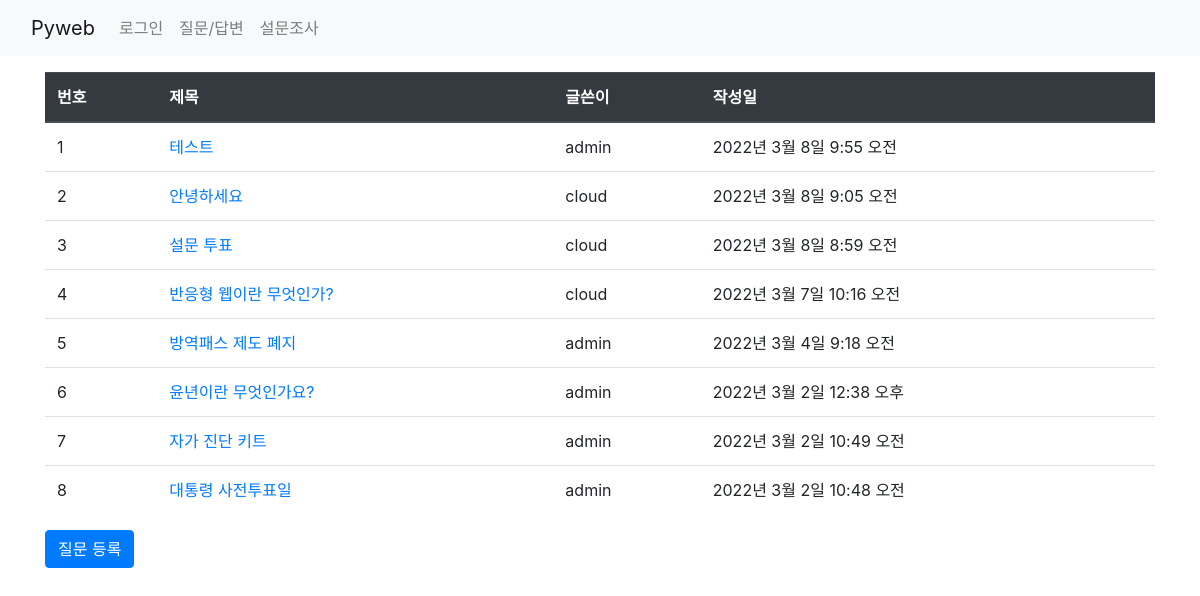
The app's page /board/boardlist/, older data.
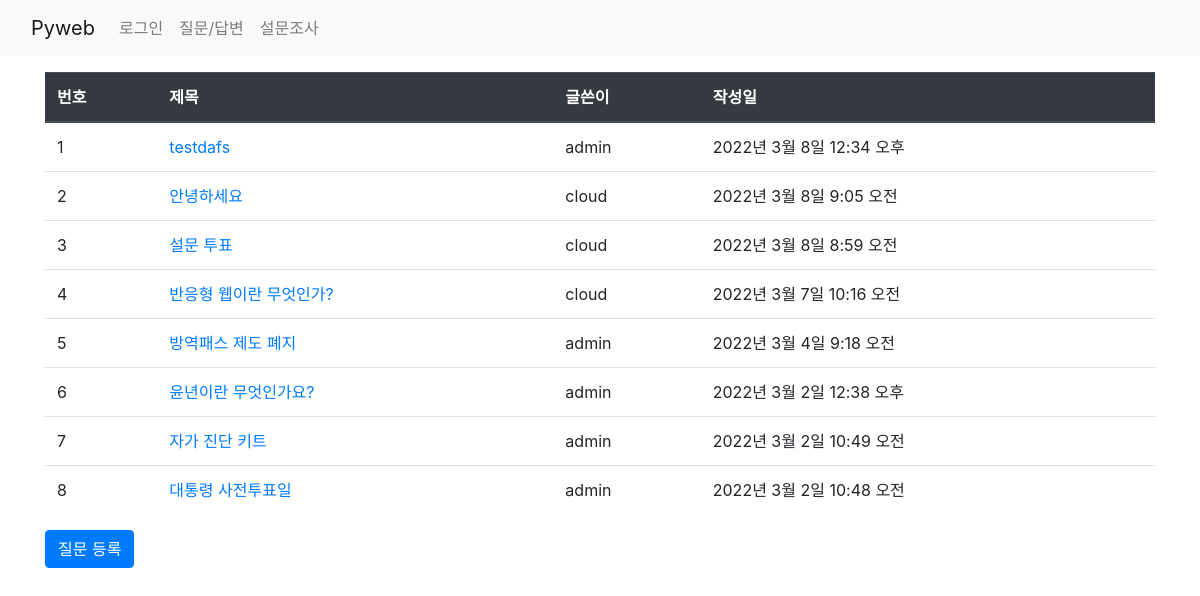
The same page, newer data.
### board/models.py (models this page shows, shortened)
class Question(models.Model):
    subject = models.CharField(max_length=200)
    content = models.TextField()
    create_date = models.DateTimeField()  # not null
    modify_date = models.DateTimeField(null=True, blank=True) # null 값 허용/ blank- 폼 데이터null
    author = models.ForeignKey(User, on_delete=models.CASCADE)

### board/views.py (the view)
# urls.py: path('boardlist/', views.boardlist, name='boardlist'),  #127.0.0.1:8000/board/boardlist/
def boardlist(request):
    question_list = Question.objects.order_by('-create_date')  #'-'내림 차순, -pk도 가능
    return render(request, 'board/question_list.html',
                  {'question_list':question_list})

### templates/board/question_list.html (shortened to what this page needs)
{% extends 'base.html' %}
{% block content %}
  <div class="container my-3">
      <table class="table">
          <thead class="thead-dark">
            <tr>
                <th>번호</th><th>제목</th><th>글쓴이</th><th>작성일</th>
            </tr>
          </thead>
          <tbody>
            {% if question_list %}
                {% for question in question_list %}
                <tr>
                    <td>{{ forloop.counter }}</td>
                    <td>
                        <a href="{% url 'board:detail' question.id %}">{{ question.subject }}</a>
                    </td>
                    <td>{{ question.author }}</td>
                    <td>{{ question.create_date }}</td>
                </tr>
                {% endfor %}
            {% else %}
              <p>질문이 없습니다.</p>
            {% endif %}
          </tbody>
      </table>
      <a href="{% url 'board:question_create' %} " class="btn btn-primary">질문 등록</a>
  </div>
{% endblock %}

Row changes from the older to the newer data that the page shows:
removed Question: subject "테스트", author "admin", create_date "2022년 3월 8일 9:55 오전"
added Question: subject "testdafs", author "admin", create_date "2022년 3월 8일 12:34 오후"
